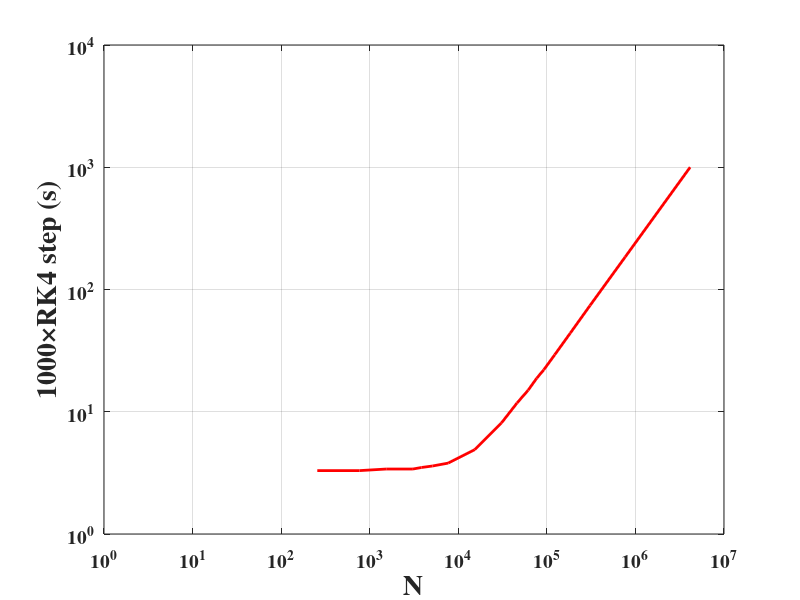

Recreate this plot in MATLAB.
function PressureReliefValvePerformanceCurve_GPU_MPGOS

MPGOS_REG.x = [256 768 1536 3072 3840 5120 7680 15360 30720 46080 61440 76800 92160 122880 184320 307200 768000 4147200];
% MPGOS_REG.z = [3.2 3.1 3.2 3.2 3.2 3.2 3.3 4.1 6.6 9.2 11.9 14.6 17.4 23.2 35.1 59.0 147.2 796.8];
MPGOS_REG.y = [3.3 3.3 3.4 3.4 3.5 3.6 3.8 4.9 8.1 11.8 15.0 18.8 22.0 29.3 44.1 74.0 185.0 1000.7];

fig=figure(1); hold on;
p1=plot(MPGOS_REG.x,MPGOS_REG.y);

set(gca,'XScale','log','YScale','log','XLim',[1e0 1e7],'YLim',[1e-0 1e4],'XGrid','on','YGrid','on','Box','on','FontSize',14,'FontWeight','bold','FontName','Times');
set(p1,'Color',[1 0 0], 'LineStyle','-','LineWidth',2,'DisplayName','GPU, MPGOS, Titan Black (1707 GFLOPS)');

xlabel('N','FontSize',20,'FontWeight','bold','FontName','Times');
ylabel('1000\timesRK4 step (s)','FontSize',20,'FontWeight','bold','FontName','Times');